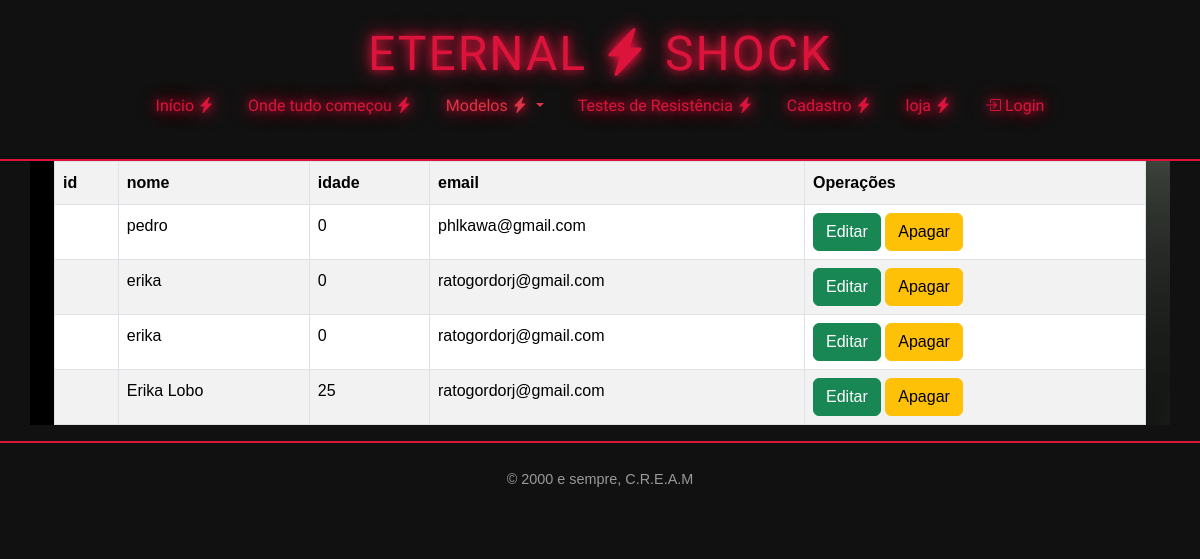
/cadastro/mostrar/, run on an earlier commit of the app's database.
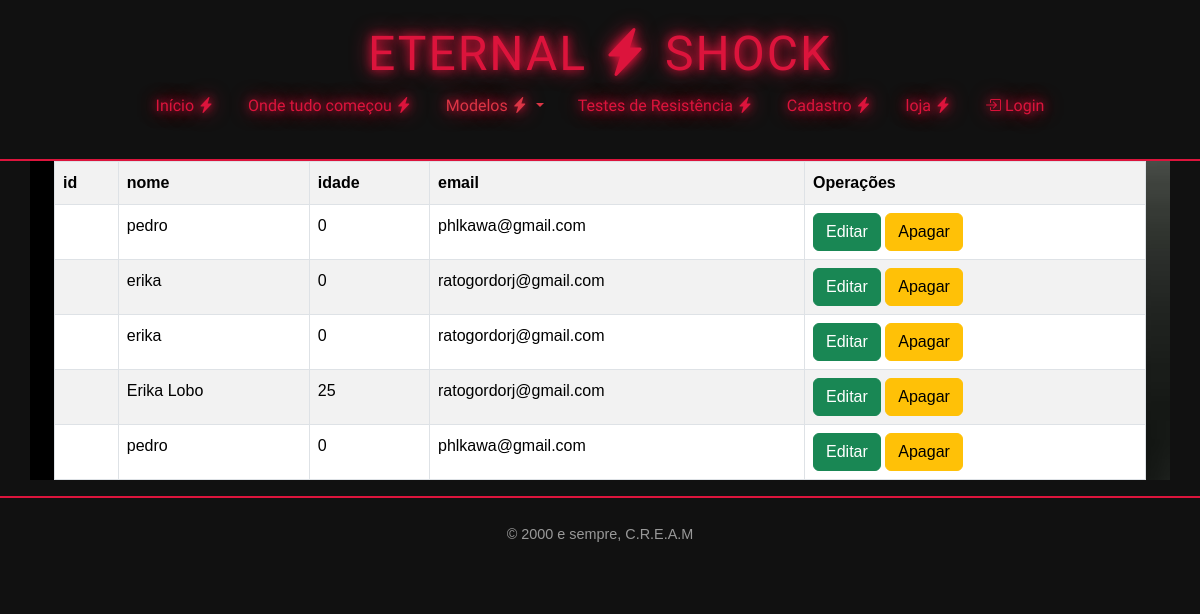
And on a later commit of the database.
### cadastro/models.py (models this page shows, shortened)
class Pessoa(models.Model):
    id_pessoa = models.AutoField(primary_key=True)
    user = models.OneToOneField(User, on_delete=models.CASCADE, null=True, blank=True)
    nome = models.TextField(max_length=255)
    idade = models.IntegerField()
    email = models.EmailField(max_length=255)
    foto_perfil = models.ImageField(upload_to='perfis/', null=True, blank=True)
    favoritos = models.ManyToManyField('loja.Produto', blank=True, related_name='favoritos_usuarios')

### cadastro/views.py (the view)
# urls.py: path('mostrar/', views.exibe, name="mostrar"),
def exibe(request):
    exibe_pessoas = {
        "pessoas": Pessoa.objects.all()
    }
    return render(
        request,
        'cadastro/mostrar.html',
        exibe_pessoas,
    )

### cadastro/templates/cadastro/mostrar.html
{% extends "global/base.html" %}
{% block formulario %}
<div class='container'>
    <table class='table table-bordered table-striped'>
        <tr>
            <th>id</th>
            <th>nome</th>
            <th>idade</th>
            <th>email</th>
            <th>Operações</th>
        </tr>
    {% for pessoa in pessoas %}
    <tr>
        <td>{{pessa.id.pessoa}}</td>
        <td>{{pessoa.nome}}</td>
        <td>{{pessoa.idade}}</td>
        <td>{{pessoa.email}}</td>
        <td>
            <a class="btn btn-success" href= {% url "editar" pessoa.id_pessoa %}>Editar</a>
            <a class="btn btn-warning" href= {% url "apagar" pessoa.id_pessoa %}>Apagar</a>
        </td>
    </tr>
    {% endfor %}
    </table>
</div>
{% endblock formulario %}

### base/global/base.html (shortened to what this page needs)
{% include "global/partials/head.html" %}
<body>
    {% include "global/partials/header.html" %}
    <article class = "container bg-secondary">
      {% block formulario %}
      {% endblock formulario %}
    </article>
    {% include "global/partials/footer.html" %}
</body>
</html>

### base/global/partials/head.html (shortened to what this page needs)
<!DOCTYPE html>
<html lang="pt-BR">
<head>
  <link href="https://cdn.jsdelivr.net/npm/bootstrap@5.3.8/dist/css/bootstrap.min.css" rel="stylesheet">
  <link rel="stylesheet" href="https://cdn.jsdelivr.net/npm/bootstrap-icons@1.13.1/font/bootstrap-icons.min.css">
  <link rel="stylesheet" href="/static/global/css/style.css">
</head>

### base/global/partials/header.html (shortened to what this page needs)
 <header>
    <h1 class="titulor">ETERNAL <i class="bi bi-lightning-charge-fill"></i> SHOCK</h1>
    <nav>
      <ul>
        <li><a href="{% url 'home' %}">Início <i class="bi bi-lightning-charge-fill"></i></a></li>
        <li><a href="{% url 'historia' %}">Onde tudo começou <i class="bi bi-lightning-charge-fill"></i></a></li>
        <li class="nav-item dropdown">
          <a class="nav-link dropdown-toggle text-danger" href="#" role="button" data-bs-toggle="dropdown"
            aria-expanded="false">
            Modelos <i class="bi bi-lightning-charge-fill"></i>
          </a>
        </li>
        <li><a href="{% url 'testes' %}">Testes de Resistência <i class="bi bi-lightning-charge-fill"></i></a></li>
        <li><a href="{% url 'cadastro:gravar' %}">Cadastro <i class="bi bi-lightning-charge-fill"></i></a></li>
        <li><a href="{% url 'loja:index' %}">loja <i class="bi bi-lightning-charge-fill"></i></a></li>
        {% if user.is_authenticated %}
          <li class="nav-item dropdown">
            <a class="nav-link dropdown-toggle" href="#" role="button" data-bs-toggle="dropdown" aria-expanded="false">
              <i class="bi bi-person-fill"></i> {{ user.username }}
            </a>
            <ul class="dropdown-menu">
              <li><a class="dropdown-item" href="{% url 'cadastro:perfil' %}"><i class="bi bi-gear-fill"></i> Perfil</a></li>
              <li><hr class="dropdown-divider"></li>
              <li>
                <form method="post" action="{% url 'logout' %}" style="display: inline;">
                  {% csrf_token %}
                  <button type="submit" class="dropdown-item" style="background: none; border: none; cursor: pointer; width: 100%; text-align: left;">
                    <i class="bi bi-box-arrow-right"></i> Logout
                  </button>
                </form>
              </li>
            </ul>
          </li>
        {% else %}
          <li><a href="{% url 'login' %}"><i class="bi bi-box-arrow-in-right"></i> Login</a></li>
        {% endif %}
      </ul>
    </nav>
  </header>

### base/global/partials/footer.html
    <footer>
         <p>&copy; 2000 e sempre, C.R.E.A.M</p>
    </footer>

### base/static/global/css/style.css (style rules this page uses)
* { margin: 0; padding: 0; box-sizing: border-box; }
body { background-color: #111; color: #f5f5f5; font-family: 'Poppins', sans-serif; line-height: 1.6; overflow-x: hidden; }
header { background-color: #111; text-align: center; padding: 25px 10px; border-bottom: 2px solid crimson; }
.titulor { color: crimson; font-family: 'Iceberg', cursive; font-size: clamp(1.8rem, 4vw, 3.5rem); letter-spacing: 2px; text-shadow: 0 0 10px crimson, 0 0 20px crimson; margin-bottom: 10px; }
nav ul { list-style: none; padding: 0; margin-top: 10px; text-shadow: 0 0 10px crimson, 0 0 20px crimson; font-family: 'Iceberg', cursive; }
nav ul li { display: inline-block; margin: 0 15px; }
nav a { color: crimson; text-decoration: none; font-weight: 500; transition: color 0.4s ease, text-shadow 0.4s ease; }
footer { background-color: #111; text-align: center; padding: 25px; font-size: 0.9rem; color: #999; border-top: 2px solid crimson; }
article.bg-secondary { background-image: url('/static/global/img/fundo%20container.png'); background-size: cover; background-position: center; background-repeat: no-repeat; }
:root { --primary: #000; --secondary: #FF0000; --light: #f8f8f8; --text: #333; }

What changed in the data, as far as the page shows it:
added Pessoa: nome "pedro", idade "0", email "phlkawa@gmail.com"
